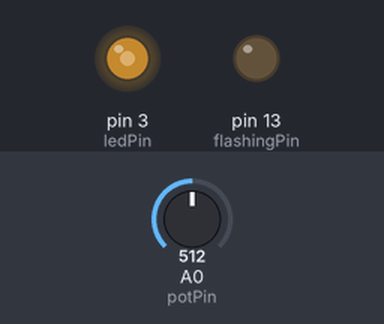
Bench run of a sketch on a simulated Arduino Uno, built with avr-gcc and run on an emulated ATmega328P. Parts: output pins drawn as LEDs (lit = HIGH). Dashed ring = blinking. The inputs (shaded band) are chosen by the test bench; at power-on: A0 (potPin) = 512.

Above: at 1.2 s.
1.3 s: A0 (potPin) set to 792
At 1.9 s:
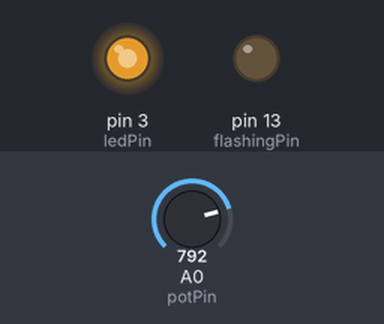
2.8 s: A0 (potPin) set to 819
At 3.06 s:
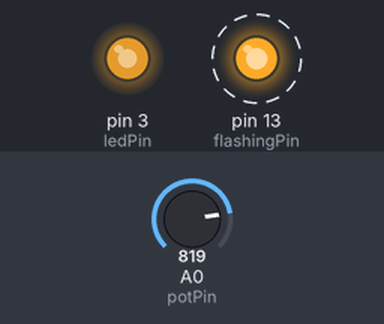
5.8 s: A0 (potPin) set to 716
At 6.3 s:
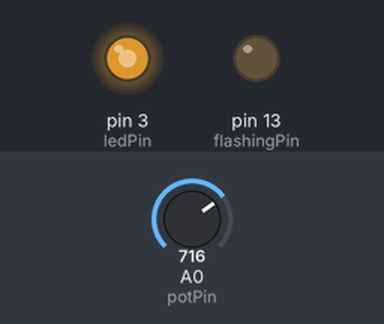
7.4 s: A0 (potPin) set to 900
At 7.66 s:
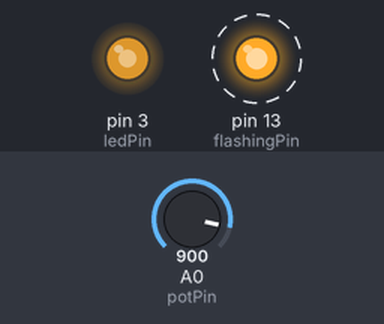
10.4 s: A0 (potPin) set to 190
At 11.0 s:
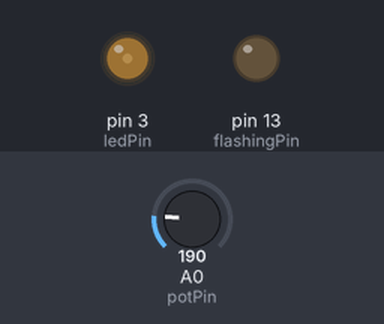
12.0 s: A0 (potPin) set to 511
At 12.5 s:
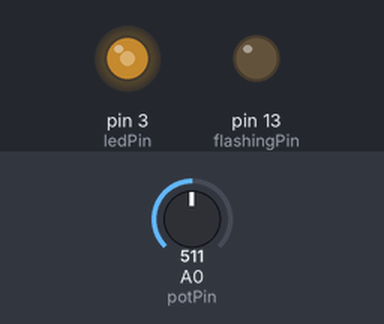
Timing chart, 0 to 14.5 s (numbered marks = the images above; inputs shaded):
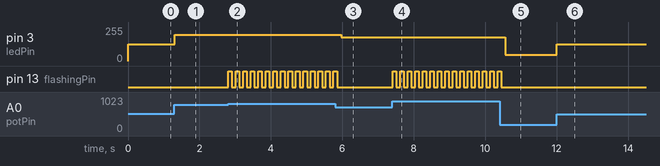

Measured:
- the behaviour switches between 802 and 803 on A0 (potPin) (found by bisection; images 1 and 2)
- after the input at 1.3 s, pin 3 (ledPin): 127/255 → 197/255 at once
- after the input at 2.8 s, pin 13 (flashingPin): alternates HIGH for 0.10 s and LOW for 0.11 s, starting at once
- after the input at 5.8 s, pin 3 (ledPin): 197/255 → 178/255 after 0.16 s; pin 13 (flashingPin): goes on until 5.9 s, then stays LOW
- after the input at 7.4 s, pin 13 (flashingPin): alternates HIGH for 0.10 s and LOW for 0.11 s, starting at once
- after the input at 10.4 s, pin 3 (ledPin): 178/255 → 47/255 after 0.16 s; pin 13 (flashingPin): goes on until 10.5 s, then stays LOW
- after the input at 12.0 s, pin 3 (ledPin): 47/255 → 127/255 at once

The sketch:

Homework3.2.ino
```cpp
// PWM Game -- Homework 3.1

// Game Objective: Control the brightness of a white LED using a potentiometer. Players take turns adjusting the brightness of the white LED, trying to get it as bright as possible without making the red LED flash.
// Rules: Players must take turns adjusting the potentiometer to increase the brightness of the white LED. The white LED should gradually increase in brightness when the potentiometer is turned clockwise and decrease when turned counterclockwise. The player who gets the LED closest to the maximum brightness without exceeding it wins.
// Challenge: The challenge is controlling the brightness of the LED accurately without going over the maximum brightness level. The red LED will flash when the player has exceeded the limit.
// Interaction: Players interact by taking turns adjusting the potentiometer. Whichever player causes the red LED to start flashing...looses.

const int potPin = A0;    // Analog input pin for potentiometer
const int ledPin = 3;     // PWM pin for white LED
const int flashingPin = 13; // flashing red LED pin
const int maxThreshold = 200; // maximum brightness threshold
int potValue = 0;         // Variable to store potentiometer value
int brightness = 0;       // Variable to store white LED brightness
bool flashing = false;    // Variable to track if red LED is flashing

void setup() {
  pinMode(ledPin, OUTPUT);
  pinMode(flashingPin, OUTPUT);
}

void loop() {
  potValue = analogRead(potPin);  // Read potentiometer value
  brightness = map(potValue, 0, 1023, 0, 255);  // Map potentiometer value to LED brightness range

  if (brightness >= maxThreshold) {
    // If brightness exceeds threshold, start flashing red LED
    flashing = true;
  } else {
    // If brightness is within threshold, stop flashing red LED
    flashing = false;
    digitalWrite(flashingPin, LOW); // Ensure flashing LED is off
  }

  if (flashing) {
    // Flashing red LED
    digitalWrite(flashingPin, HIGH);
    delay(100);
    digitalWrite(flashingPin, LOW);
    delay(100);
  } else {
    // Set LED brightness
    analogWrite(ledPin, brightness);
  }

  delay(10);  // Delay for stability
}
```
